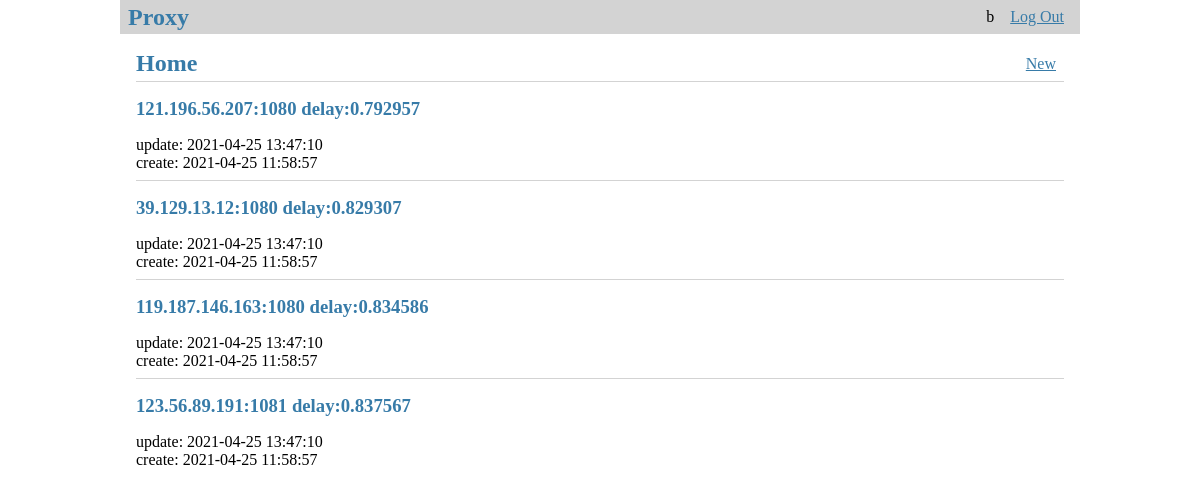
The app's page /home (signed in) with its own data.
### tables this page shows
CREATE TABLE user (
    id       INTEGER PRIMARY KEY AUTOINCREMENT,
    username TEXT    UNIQUE
                     NOT NULL,
    password TEXT    NOT NULL
);

CREATE TABLE proxy (
    id        INTEGER   PRIMARY KEY AUTOINCREMENT,
    author_id INTEGER   NOT NULL,
    created   TIMESTAMP,
    updated   TIMESTAMP,
    delay     TEXT,
    ip        TEXT      NOT NULL
                        UNIQUE,
    port      TEXT      NOT NULL,
    FOREIGN KEY (author_id) REFERENCES user (id)
    );

### flaskr/blog.py (the view)
@bp.route('/home')
@login_required
def home():
    db = get_db()
    records = db.execute(
        'SELECT p.id, ip, port, delay, created, updated, author_id, username'
        ' FROM proxy p JOIN user u ON p.author_id = u.id'
        ' WHERE updated =(SELECT MAX(updated) FROM proxy)'
        ' ORDER BY delay ASC'
    ).fetchall()
    return render_template('blog/home.html', records=records)

### flaskr/auth.py (called while the page is built)
@bp.before_app_request
def load_logged_in_user():
    user_id = session.get('user_id')
    if user_id is None:
        g.user = None
    else:
        g.user = get_db().execute(
            'SELECT * FROM user WHERE id = ?', (user_id,)
        ).fetchone()

def login_required(view):
    @functools.wraps(view)
    def wrapped_view(**kwargs):
        if g.user is None:
            return redirect(url_for('auth.login'))
        return view(**kwargs)
    return wrapped_view

### flaskr/db.py (called while the page is built)
def get_db():
    if 'db' not in g:
        g.db = sqlite3.connect(
            current_app.config['DATABASE'],
            detect_types=sqlite3.PARSE_DECLTYPES
        )
        g.db.row_factory = sqlite3.Row
    return g.db

### flaskr/templates/blog/home.html (shortened to what this page needs)
{% extends 'base.html' %}
{% block header %}
  <h1>{% block title %}Home{% endblock %}</h1>
  {% if g.user %}
    <a class="action" href="{{ url_for('blog.create') }}">New</a>
  {% endif %}
{% endblock %}
{% block content %}
<head>
<body onload="JavaScript:AutoRefresh(1000);"></body>
</head>
  {% for r in records %}
    <article class="r" >
      <header>
        <div>
          <h1>{{ r['ip'] }}:{{ r['port'] }} delay:{{ r['delay'] }}</h1>
          <div class="about">update: {{ r['updated'].strftime('%Y-%m-%d %H:%M:%S') }}</div>
          <div class="about">create: {{ r['created'].strftime('%Y-%m-%d %H:%M:%S') }}</div>
        </div>
      </header>
    </article>
    {% if not loop.last %}
      <hr>
    {% endif %}
  {% endfor %}
{% endblock %}

### flaskr/templates/base.html (shortened to what this page needs)
<!doctype html>
<link rel="stylesheet" href="{{ url_for('static', filename='style.css') }}">
<nav>
  <h1>Proxy</h1>
  <ul>
    {% if g.user %}
      <li><span>{{ g.user['username'] }}</span>
      <li><a href="{{ url_for('auth.logout') }}">Log Out</a>
    {% else %}
      <li><a href="{{ url_for('auth.register') }}">Register</a>
      <li><a href="{{ url_for('auth.login') }}">Log In</a>
    {% endif %}
  </ul>
</nav>
<section class="content">
  <header>
    {% block header %}{% endblock %}
  </header>
  {% block content %}{% endblock %}
</section>

### flaskr/static/style.css (style rules this page uses)
body { max-width: 960px; margin: 0 auto; background: white; }
h1 { font-family: serif; color: #377ba8; margin: 1rem 0; }
a { color: #377ba8; }
hr { border: none; border-top: 1px solid lightgray; }
nav { background: lightgray; display: flex; align-items: center; padding: 0 0.5rem; }
nav h1 { flex: auto; margin: 0; }
nav ul { display: flex; list-style: none; margin: 0; padding: 0; }
nav ul li a, nav ul li span, header .action { display: block; padding: 0.5rem; }
.content { padding: 0 1rem 1rem; }
.content > header { border-bottom: 1px solid lightgray; display: flex; align-items: flex-end; }
.content > header h1 { flex: auto; margin: 1rem 0 0.25rem 0; }
.content:last-child { margin-bottom: 0; }

### records on screen
user: user.username "b"
proxy: ip "121.196.56.207", port "1080", delay "0.792957", updated "2021-04-25 13:47:10", created "2021-04-25 11:58:57"
proxy: ip "39.129.13.12", port "1080", delay "0.829307", updated "2021-04-25 13:47:10", created "2021-04-25 11:58:57"
proxy: ip "119.187.146.163", port "1080", delay "0.834586", updated "2021-04-25 13:47:10", created "2021-04-25 11:58:57"
proxy: ip "123.56.89.191", port "1081", delay "0.837567", updated "2021-04-25 13:47:10", created "2021-04-25 11:58:57"
